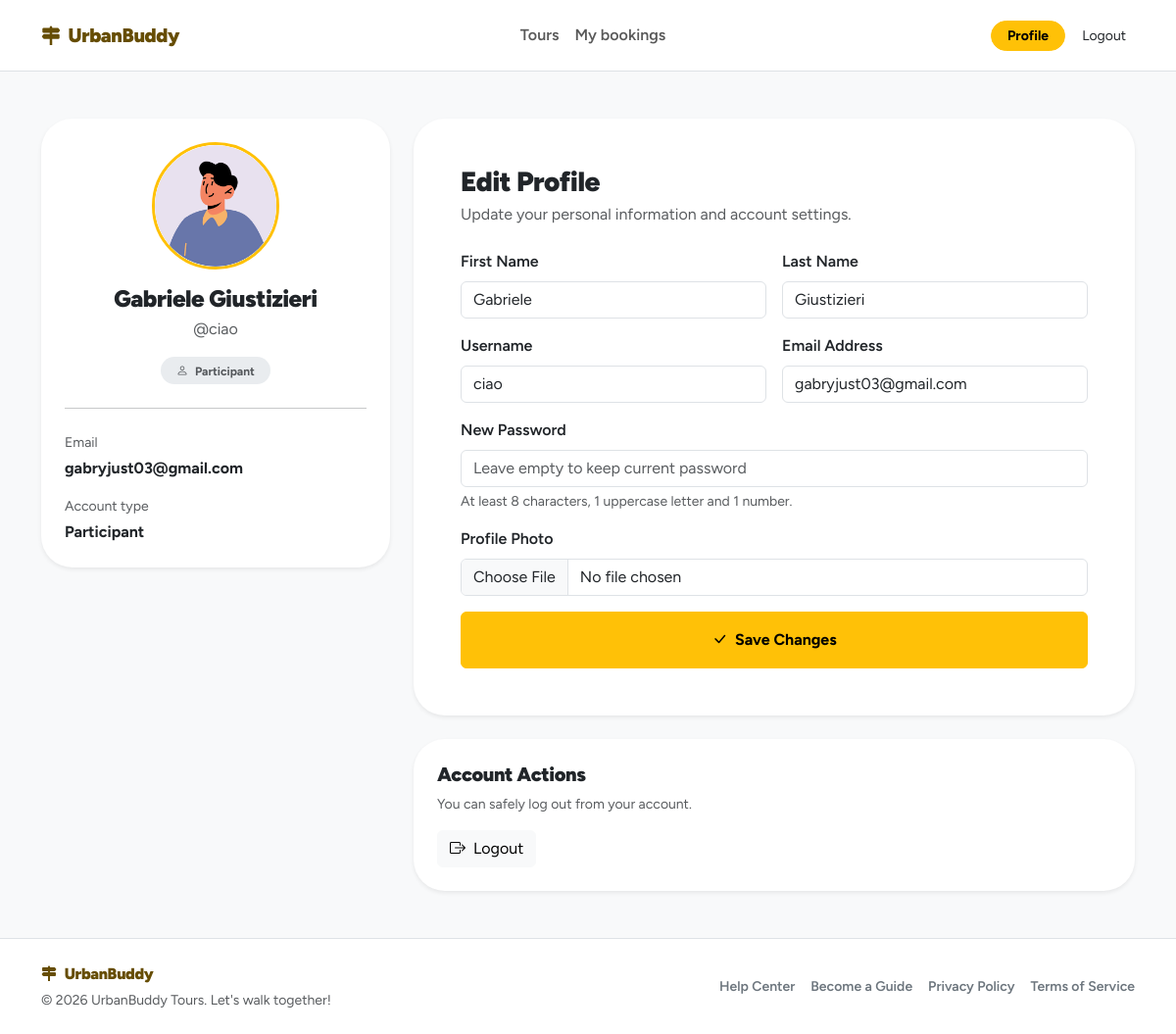
The page /profile (signed in) on the database as committed earlier.
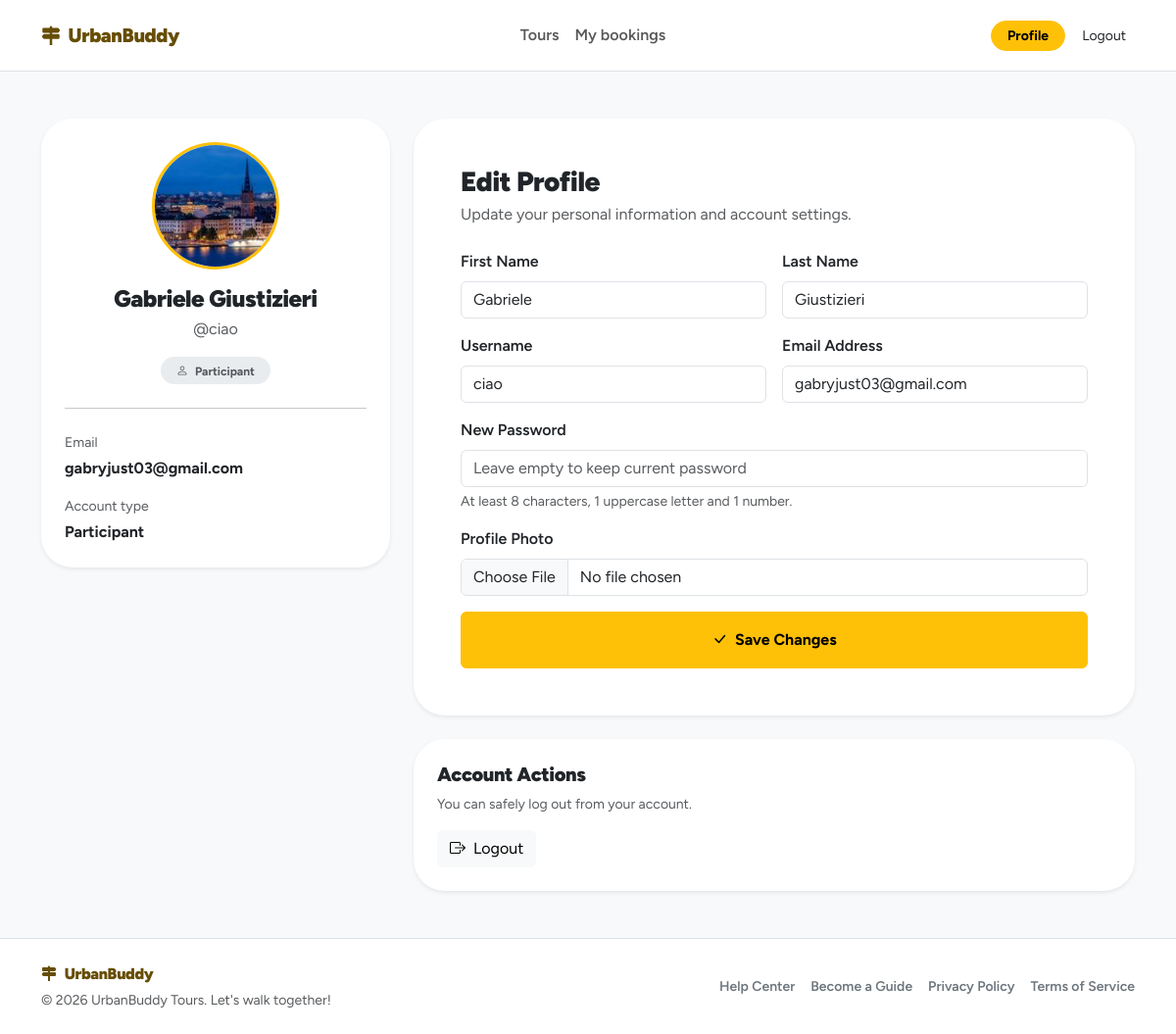
The same page on the database as committed later.
### tables this page shows
CREATE TABLE "users" (
	"id"	TEXT,
	"email"	TEXT NOT NULL UNIQUE,
	"password_hash"	TEXT NOT NULL,
	"first_name"	TEXT NOT NULL,
	"last_name"	TEXT NOT NULL,
	"username"	TEXT NOT NULL,
	"role"	BLOB NOT NULL CHECK("role" IN ('guide', 'participant', 'admin')),
	"created_at"	TEXT DEFAULT CURRENT_TIMESTAMP,
	"updated_at"	TEXT DEFAULT CURRENT_TIMESTAMP,
	"profile_photo"	TEXT,
	PRIMARY KEY("id")
);

### app/auth/routes.py (the view, shortened to what this page needs)
@auth_bp.route("/profile", methods=["GET", "POST"])
@login_required
def profile():
    languages = LanguagesDAO.list_all_languages()
    if request.method == "GET":
        selected_language_ids = []
        if current_user.role == "guide":
            selected_language_ids = current_user.guide_language_ids
        return render_template(
            "profile.html",
            user=current_user,
            languages=languages,
            selected_language_ids=selected_language_ids,
        )

### app/auth/dao.py (called while the page is built)
    @staticmethod
    def _attach_guide_languages(user: User):
        if user is None:
            return None
        if user.role == "guide":
            user.guide_language_ids = UsersDAO._get_guide_language_ids(user.id)
        return user

    @staticmethod
    def get_user_by_id(user_id: str):
        db = get_db()
        row = db.execute(
            "SELECT * FROM users WHERE id = ?",
            (user_id,)
        ).fetchone()
        user = User.from_row(row)
        return UsersDAO._attach_guide_languages(user)

### app/auth/domain.py (called while the page is built)
    @staticmethod
    def from_row(row):
        if row is None:
            return None
        profile_photo = "default.png"
        if "profile_photo" in row.keys() and row["profile_photo"] is not None:
            profile_photo = row["profile_photo"]
        return User(
            id=row["id"],
            role=row["role"],
            email=row["email"],
            password_hash=row["password_hash"],
            username=row["username"],
            first_name=row["first_name"],
            last_name=row["last_name"],
            profile_photo=profile_photo
        )

### app/auth/routes.py (called while the page is built)
@login_manager.user_loader
def load_user(user_id):
    return UsersDAO.get_user_by_id(user_id)

### app/core/db.py (called while the page is built)
def get_db():
    if 'conn' not in g:
        g.conn = sqlite3.connect(current_app.config["DATABASE"])
        g.conn.row_factory = sqlite3.Row
    return g.conn

### app/tours/dao.py (called while the page is built)
    @staticmethod
    def list_all_languages():
        db = get_db()
        rows = db.execute(
            "SELECT * FROM languages ORDER BY name ASC"
        ).fetchall()
        return [Language.from_row(row) for row in rows]

### app/tours/domain.py (called while the page is built)
    @staticmethod
    def from_row(row):
        if row is None:
            return None
        return Language(
            id=row["id"],
            name=row["name"],
            label=row["label"],
            created_at=row["created_at"]
        )

### app/templates/profile.html (shortened to what this page needs)
{% extends "base.html" %}
{% block content %}
<section class="py-5">
    <div class="container">
        <div class="row g-4">
            <div class="col-lg-4">
                <div class="card border-0 shadow-sm rounded-5">
                    <div class="card-body p-4 text-center">
                        <img
                            src="{{ url_for('static', filename='uploads/pics/' ~ user.profile_photo) }}"
                            alt="{{ user.username }}"
                            class="rounded-circle object-fit-cover border border-warning border-3 mb-3"
                            style="width: 130px; height: 130px;"
                        >
                        <h1 class="h4 fw-black mb-1">
                            {{ user.first_name }} {{ user.last_name }}
                        </h1>
                        <p class="text-body-secondary mb-3">
                            @{{ user.username }}
                        </p>
                        {% if user.role == "guide" %}
                            <span class="badge rounded-pill text-bg-warning px-3 py-2">
                                <i class="bi bi-map me-1"></i>
                                Guide
                            </span>
                        {% else %}
                            <span class="badge rounded-pill bg-body-secondary text-body-secondary px-3 py-2">
                                <i class="bi bi-person me-1"></i>
                                Participant
                            </span>
                        {% endif %}
                        <hr class="my-4">
                        <div class="text-start">
                            <p class="small text-body-secondary mb-1">Email</p>
                            <p class="fw-bold mb-3">{{ user.email }}</p>
                            <p class="small text-body-secondary mb-1">Account type</p>
                            <p class="fw-bold mb-0 text-capitalize">{{ user.role }}</p>
                        </div>
                    </div>
                </div>
            </div>
            <div class="col-lg-8">
                <div class="card border-0 shadow-sm rounded-5">
                    <div class="card-body p-4 p-lg-5">
                        <div class="d-flex align-items-center justify-content-between gap-3 mb-4">
                            <div>
                                <h2 class="h3 fw-black mb-1">
                                    Edit Profile
                                </h2>
                                <p class="text-body-secondary mb-0">
                                    Update your personal information and account settings.
                                </p>
                            </div>
                        </div>
                        <form method="POST" action="{{ url_for('auth.profile') }}" enctype="multipart/form-data">
                            <div class="row g-3">
                                <div class="col-md-6">
                                    <label for="firstNameInput" class="form-label fw-semibold">First Name</label>
                                    <input
                                        type="text"
                                        class="form-control"
                                        id="firstNameInput"
                                        name="first_name"
                                        value="{{ user.first_name }}"
                                        required
                                    >
                                </div>
                                <div class="col-md-6">
                                    <label for="lastNameInput" class="form-label fw-semibold">Last Name</label>
                                    <input
                                        type="text"
                                        class="form-control"
                                        id="lastNameInput"
                                        name="last_name"
                                        value="{{ user.last_name }}"
                                        required
                                    >
                                </div>
                                <div class="col-md-6">
                                    <label for="usernameInput" class="form-label fw-semibold">Username</label>
                                    <input
                                        type="text"
                                        class="form-control"
                                        id="usernameInput"
                                        name="username"
                                        value="{{ user.username }}"
                                        required
                                    >
                                </div>
                                <div class="col-md-6">
                                    <label for="emailInput" class="form-label fw-semibold">Email Address</label>
                                    <input
                                        type="email"
                                        class="form-control"
                                        id="emailInput"
                                        name="email"
                                        value="{{ user.email }}"
                                        required
                                    >
                                </div>
                                <div class="col-12">
                                    <label for="passwordInput" class="form-label fw-semibold">New Password</label>
                                    <input
                                        type="password"
                                        class="form-control"
                                        id="passwordInput"
                                        name="password"
                                        placeholder="Leave empty to keep current password"
                                    >
                                    <div class="form-text">
                                        At least 8 characters, 1 uppercase letter and 1 number.
                                    </div>
                                </div>
                                <div class="col-12">
                                    <label for="profilePhotoInput" class="form-label fw-semibold">Profile Photo</label>
                                    <input
                                        type="file"
                                        class="form-control"
                                        id="profilePhotoInput"
                                        name="profile_photo"
                                        accept="image/png, image/jpeg, image/jpg, image/webp"
                                    >
                                </div>
                                <div class="col-12">
                                    <button type="submit" class="btn btn-warning fw-bold w-100 py-3">
                                        <i class="bi bi-check-lg me-1"></i>
                                        Save Changes
                                    </button>
                                </div>
                            </div>
                        </form>
                    </div>
                </div>
                <div class="card border-0 shadow-sm rounded-5 mt-4">
                    <div class="card-body p-4">
                        <h2 class="h5 fw-black mb-2">
                            Account Actions
                        </h2>
                        <p class="text-body-secondary small mb-3">
                            You can safely log out from your account.
                        </p>
                        <a href="{{ url_for('auth.logout') }}" class="btn btn-light">
                            <i class="bi bi-box-arrow-right me-1"></i>
                            Logout
                        </a>
                    </div>
                </div>
            </div>
        </div>
    </div>
</section>
{% endblock %}

### app/templates/base.html (shortened to what this page needs)
<!doctype html>
<html lang="en">
<head>
    <link href="https://cdn.jsdelivr.net/npm/bootstrap@5.3.8/dist/css/bootstrap.min.css" rel="stylesheet">
    <link href="https://cdn.jsdelivr.net/npm/bootstrap-icons@1.11.3/font/bootstrap-icons.css" rel="stylesheet">
    <link rel="stylesheet" href="{{ url_for('static', filename='style.css') }}">
</head>
<body class="d-flex flex-column min-vh-100 bg-body-tertiary">
    {% block header %}
        {% include "partials/header.html" %}
    {% endblock %}
    <main class="flex-grow-1">
        {% block content %}{% endblock %}
    </main>
    {% block footer %}
        {% include "partials/footer.html" %}
    {% endblock %}
</body>
</html>

### app/templates/partials/header.html (shortened to what this page needs)
<nav class="navbar navbar-expand-lg bg-white border-bottom sticky-top py-3">
    <div class="container">
        <a class="navbar-brand d-flex align-items-center gap-2 fw-black text-warning-emphasis" href="{{ url_for('public.home') }}">
            <i class="bi bi-signpost-2-fill"></i>
            UrbanBuddy
        </a>
        <div class="collapse navbar-collapse" id="mainNavbar">
            <ul class="navbar-nav mx-auto mb-2 mb-lg-0">
                <li class="nav-item">
                    <a class="nav-link fw-semibold {{ 'active text-primary' if request.endpoint == 'public.home' }}" href="{{ url_for('public.home') }}">
                        Tours
                    </a>
                </li>
                {% if current_user.is_authenticated %}
                    <a class="nav-link fw-semibold" href="{{ url_for('public.my_reservations') }}">
                        My bookings
                    </a>
                {% endif %}
            </ul>
            <div class="d-flex align-items-center gap-2">
                {% if current_user.is_authenticated %}
                    <a href="{{ url_for('auth.profile') }}" class="btn btn-warning btn-sm fw-bold rounded-pill px-3">
                        Profile
                    </a>
                    <a href="{{ url_for('auth.logout') }}" class="btn btn-link btn-sm text-dark text-decoration-none">
                        Logout
                    </a>
                {% endif %}
            </div>
        </div>
    </div>
</nav>

### app/templates/partials/footer.html
<footer class="bg-white border-top py-4 mt-auto">
    <div class="container">
        <div class="row align-items-center gy-3">
            <div class="col-md-5">
                <a class="navbar-brand d-inline-flex align-items-center gap-2 fw-black text-warning-emphasis mb-1" href="{{ url_for('public.home') }}">
                    <i class="bi bi-signpost-2-fill"></i>
                    UrbanBuddy
                </a>
                <p class="small text-body-secondary mb-0">
                    © 2026 UrbanBuddy Tours. Let's walk together!
                </p>
            </div>
            <div class="col-md-7">
                <ul class="nav justify-content-md-end gap-md-3 small fw-semibold">
                    <li class="nav-item">
                        <a class="nav-link px-0 link-secondary" href="#">Help Center</a>
                    </li>
                    <li class="nav-item">
                        <a class="nav-link px-0 link-secondary" href="{{ url_for('auth.signup') }}">Become a Guide</a>
                    </li>
                    <li class="nav-item">
                        <a class="nav-link px-0 link-secondary" href="#">Privacy Policy</a>
                    </li>
                    <li class="nav-item">
                        <a class="nav-link px-0 link-secondary" href="#">Terms of Service</a>
                    </li>
                </ul>
            </div>
        </div>
    </div>
</footer>

### app/static/style.css (style rules this page uses)
:root { --bs-body-font-family: "Figtree", system-ui, -apple-system, "Segoe UI", Roboto, sans-serif; }
.fw-black { font-weight: 900; letter-spacing: -0.02em; }

Rows that differ between the two databases and show on the page:
changed users "Gabriele": profile_photo: picture added in place of a placeholder
